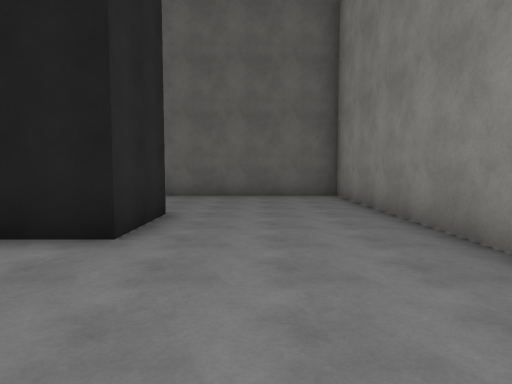
view 1 (above)

19 first-person views from a walk through a scene from a Unity 3-D project. The camera is 1.5 m above the floor, tilts 4° down and sees 75° across. The floor is counted in squares, 2 m on a side. Each view is taken from the middle of a square. On the plan, view 1 faces up. The plan holds only what a view shows up to about 11 squares ahead; the rest is blank. The player character is not drawn. Surface patterns are stand-ins for the level's own textures.

view 2
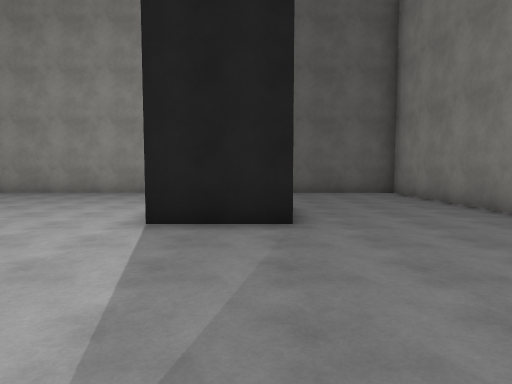

view 3
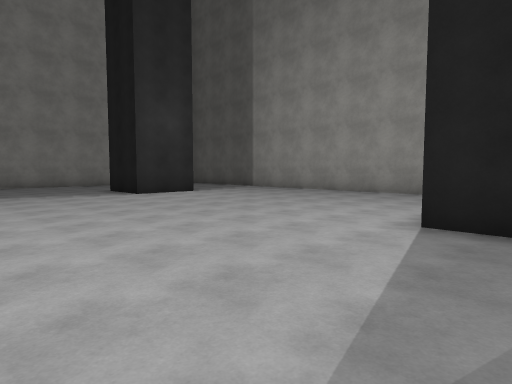

view 4
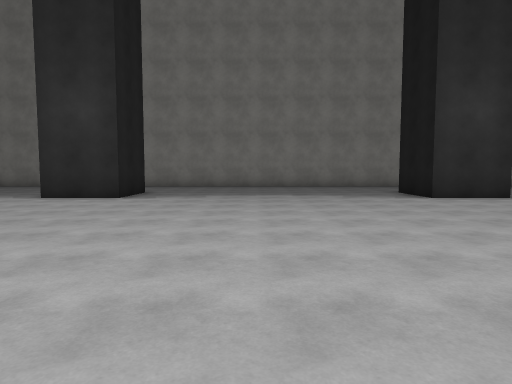

view 5
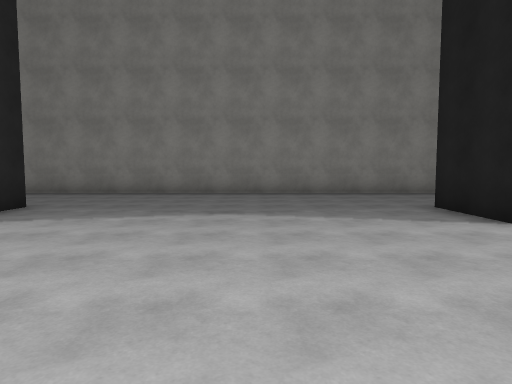

view 6
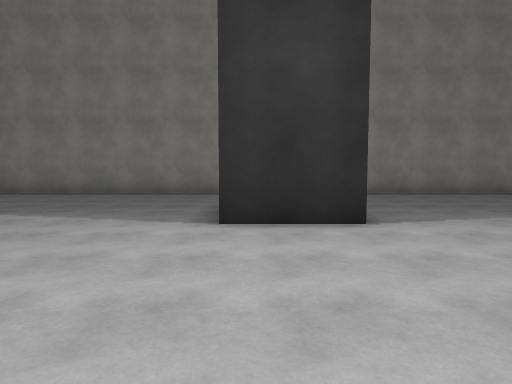

view 7
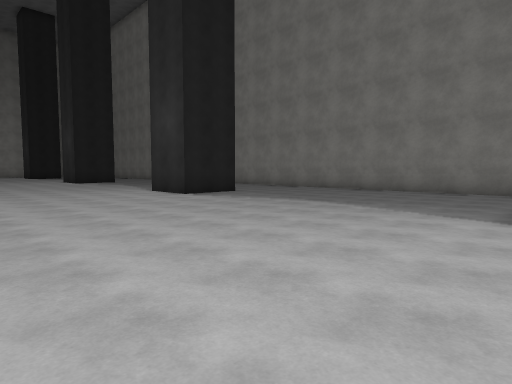

view 8
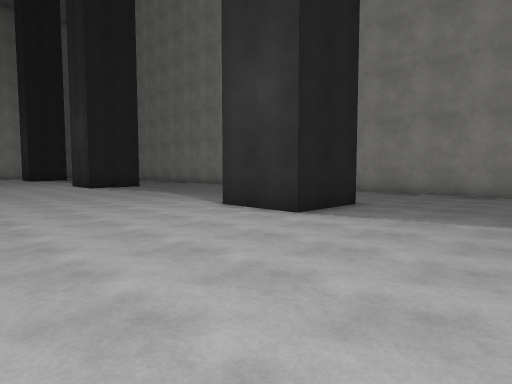

view 9
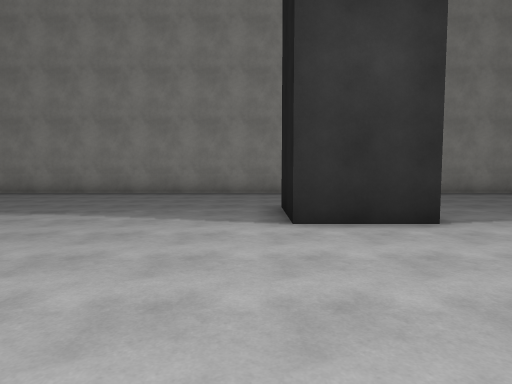

view 10
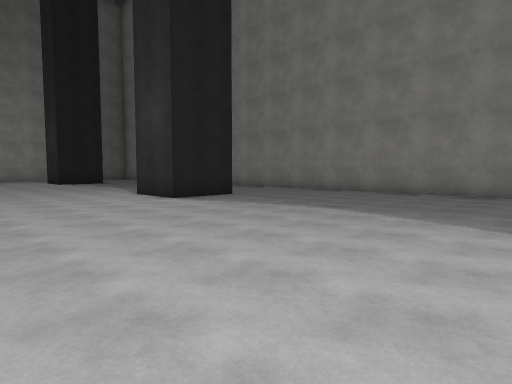

view 11
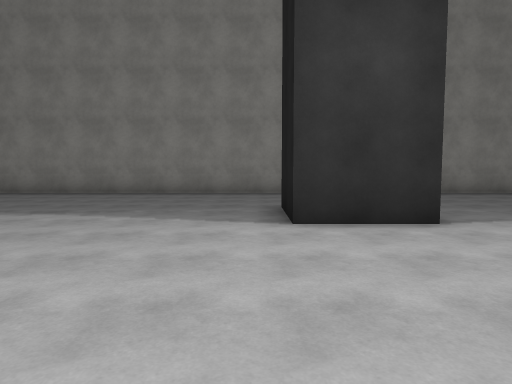

view 12
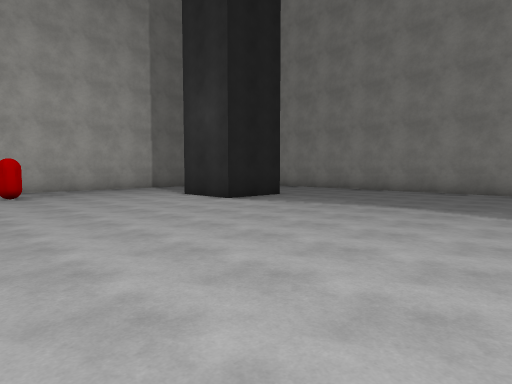

view 13
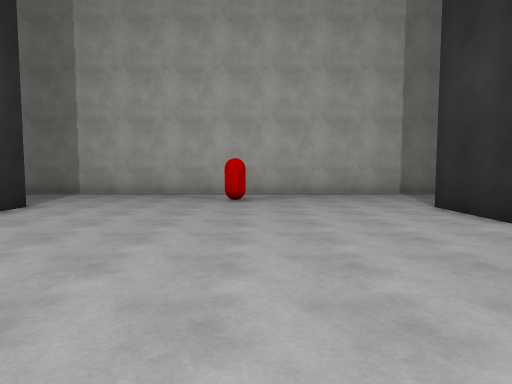

view 14
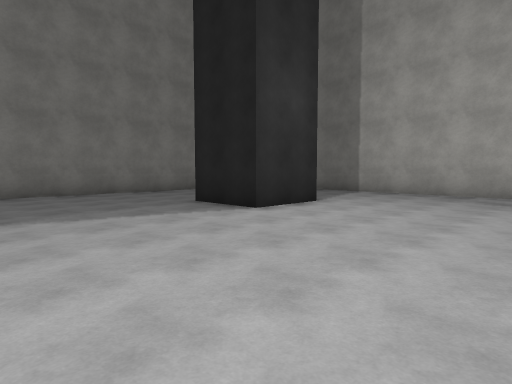

view 15
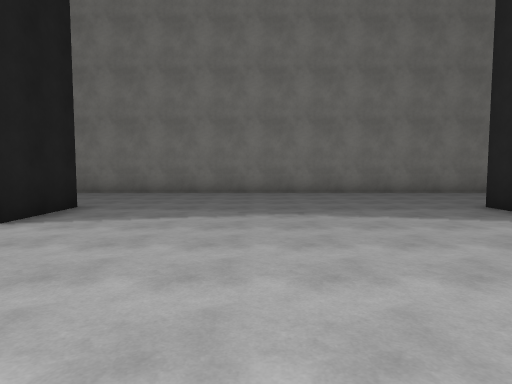

view 16
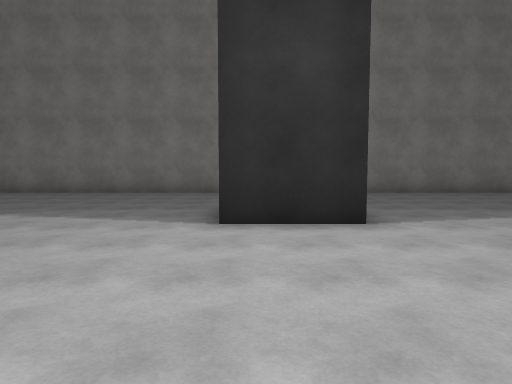

view 17
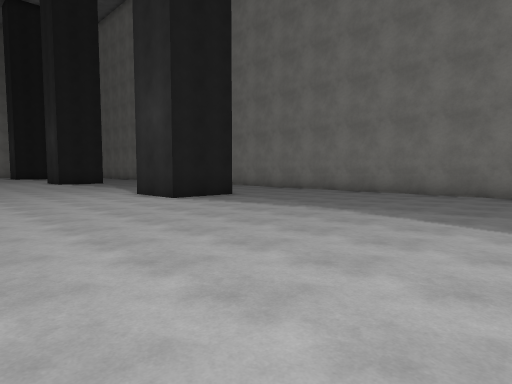

view 18
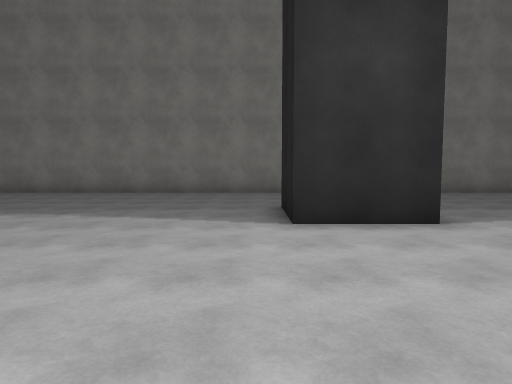

view 19
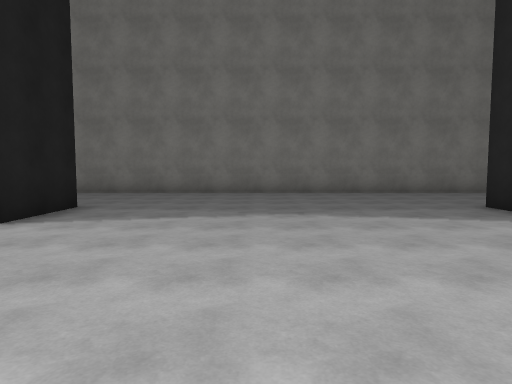

### Floor plan
Points are (right, up) in squares from view 1. A wall is a line through its corners. A room is listed if a view was taken in it or the views show most of it. See-through windows are left out.
Room 1 (views 1, 2, 3, 4, 5, 6, 7, 8, 9, 10, 11, 12, 13, 14, 15, 16, 17, 18, 19)
walls: (-13.6, -14.5) (-11.5, -14.5) (-11.5, -16.5) (-13.5, -16.5); (-1.4, -16.5) (-3.5, -16.5) (-3.5, -14.5) (-1.5, -14.5); (-1.5, -6.5) (-3.5, -6.5); (-13.6, -24.5) (-11.5, -24.5) (-11.5, -26.5) (-13.5, -26.5); (-13.5, -4.5) (-11.5, -4.5) (-11.5, -6.5); (-1.5, -26.5) (-3.5, -26.5) (-3.5, -24.5); (-13.5, -34.5) (-11.5, -34.5) (-11.5, -36.5); (2.3, 2.9) (2.3, 9.3) (-2.6, 9.3); (-11.5, 5.6) (-11.5, 3.5) (-13.5, 3.5); (-1.5, 5.5) (-1.5, 3.5) (-3.5, 3.5); (-3.5, -36.5) (-3.5, -34.5) (-1.5, -34.5); (-17.3, 5.6) (-17.3, -34.9); (2.3, -37.1) (2.3, -4.4); (-5.4, 9.3) (-9.9, 9.3); (-13.6, -40.3) (-0.9, -40.3)
objects: red capsule (-8, -38)

Where each view was taken, in squares from view 1:
view 1: 0 up, 0 right, facing up
view 2: 1 down, 2 left, facing up
view 3: 1 down, 2 left, facing up-left
view 4: 1 down, 3 left, facing left
view 5: 0 up, 7 left, facing left
view 6: 6 down, 7 left, facing left
view 7: 6 down, 6 left, facing down-left
view 8: 11 down, 7 left, facing down-left
view 9: 17 down, 7 left, facing left
view 10: 17 down, 7 left, facing down-left
view 11: 27 down, 7 left, facing left
view 12: 28 down, 6 left, facing down-left
view 13: 30 down, 8 left, facing down
view 14: 30 down, 8 left, facing down-right
view 15: 30 down, 8 left, facing right
view 16: 25 down, 8 left, facing right
view 17: 24 down, 8 left, facing up-right
view 18: 14 down, 8 left, facing right
view 19: 10 down, 8 left, facing right
